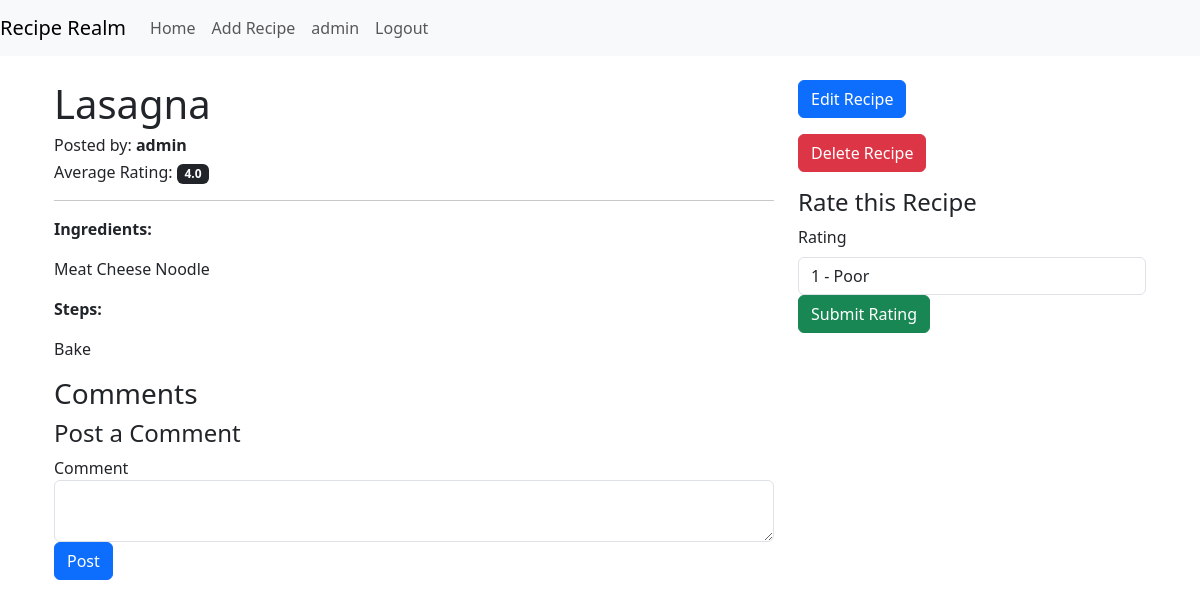
Screenshot of /recipe/2 (signed in) with the database file from the repository.
### models.py (models this page shows)
class User(db.Model, UserMixin):
    id = db.Column(db.Integer, primary_key=True)
    username = db.Column(db.String(150), nullable=False, unique=True)
    email = db.Column(db.String(150), nullable=False, unique=True)
    password = db.Column(db.String(150), nullable=False)
    recipes = db.relationship('Recipe', backref='author', lazy=True)
    comments = db.relationship('Comment', backref='user', lazy=True)  # Added backref to the Comment model
    bio = db.Column(db.String(500), nullable=True)
    profile_picture = db.Column(db.String(20), nullable=False, default='default.jpg')

class Recipe(db.Model):
    id = db.Column(db.Integer, primary_key=True)
    title = db.Column(db.String(200), nullable=False)
    ingredients = db.Column(db.Text, nullable=False)
    steps = db.Column(db.Text, nullable=False)
    author_id = db.Column(db.Integer, db.ForeignKey('user.id'), nullable=False)
    ratings = db.relationship('Rating', backref='recipe', lazy=True)
    @property
    def average_rating(self):
        total_ratings = len(self.ratings)
        if total_ratings == 0:
            return 0
        return sum([rating.value for rating in self.ratings]) / total_ratings

class Rating(db.Model):
    id = db.Column(db.Integer, primary_key=True)
    value = db.Column(db.Float, nullable=False)
    user_id = db.Column(db.Integer, db.ForeignKey('user.id'), nullable=False)
    recipe_id = db.Column(db.Integer, db.ForeignKey('recipe.id'), nullable=False)
    __table_args__ = (db.UniqueConstraint('user_id', 'recipe_id', name='_user_recipe_uc'),)

### app.py (the view)
@app.route('/recipe/<int:recipe_id>', methods=['GET', 'POST'])
def recipe_detail(recipe_id):
    recipe = Recipe.query.get_or_404(recipe_id)
    form = CommentForm()  # Existing comment form
    rate_form = RatingForm()  # New rating form
    if form.validate_on_submit() and current_user.is_authenticated:
        comment = Comment(content=form.content.data, user_id=current_user.id, recipe_id=recipe_id)
        db.session.add(comment)
        db.session.commit()
        flash('Your comment has been posted!', 'success')
        return redirect(url_for('recipe_detail', recipe_id=recipe.id))
    if rate_form.validate_on_submit() and current_user.is_authenticated:
        rating = Rating(value=rate_form.rating_value.data, user_id=current_user.id, recipe_id=recipe_id)
        db.session.add(rating)
        db.session.commit()
        flash('Thanks for rating!', 'success')
        return redirect(url_for('recipe_detail', recipe_id=recipe.id))
    comments = Comment.query.filter_by(recipe_id=recipe.id).order_by(Comment.timestamp.desc()).all()
    return render_template('recipe_detail.html', recipe=recipe, form=form, comments=comments, rate_form=rate_form)

### forms.py
class CommentForm(FlaskForm):
    content = TextAreaField('Comment', validators=[DataRequired()])
    submit = SubmitField('Post')

class RatingForm(FlaskForm):
    rating_value = SelectField('Rating', choices=[(1, '1 - Poor'), (2, '2 - Fair'), (3, '3 - Good'), (4, '4 - Very Good'), (5, '5 - Excellent')], coerce=int)
    submit = SubmitField('Submit Rating')

### app.py (called while the page is built)
@login_manager.user_loader
def load_user(user_id):
    return User.query.get(int(user_id))

### templates/recipe_detail.html (shortened to what this page needs)
{% extends "layout.html" %} {% block content %}
<div class="container mt-4">
  <div class="row">
    <div class="col-md-8">
      <h1>{{ recipe.title }}</h1>
      <h6>Posted by: <strong>{{ recipe.author.username }}</strong></h6>
      <h6>
        Average Rating:
        <span class="badge bg-dark">{{ recipe.average_rating }}</span>
      </h6>
      <hr />
      <p><strong>Ingredients:</strong></p>
      <p>{{ recipe.ingredients }}</p>
      <p><strong>Steps:</strong></p>
      <p>{{ recipe.steps }}</p>
      <h3>Comments</h3>
       {% if current_user.is_authenticated %}
      <h4>Post a Comment</h4>
      <form method="POST">
        <div class="form-group">
          {{ form.content.label }} {{ form.content(class="form-control") }}
        </div>
        {{ form.submit(class="btn btn-primary") }}
      </form>
      {% else %}
      <div class="alert alert-info" role="alert">
        You must be logged in to post a comment.
      </div>
      {% endif %}
    </div>
    <div class="col-md-4">
      {% if current_user.is_authenticated and current_user.id ==
      recipe.author_id %}
      <a
        href="{{ url_for('edit_recipe', recipe_id=recipe.id) }}"
        class="btn btn-primary mb-3"
        >Edit Recipe</a
      >
      <form
        action="{{ url_for('delete_recipe', recipe_id=recipe.id) }}"
        method="POST"
      >
        <button type="submit" class="btn btn-danger mb-3">Delete Recipe</button>
      </form>
      {% endif %} {% if current_user.is_authenticated %}
      <h4>Rate this Recipe</h4>
      <form
        method="POST"
        action="{{ url_for('rate_recipe', recipe_id=recipe.id) }}"
        class="mb-4"
      >
        <div class="form-group">
          {{ rate_form.rating_value.label(class="form-label") }} {{
          rate_form.rating_value(class="form-control") }}
        </div>
        {{ rate_form.submit(class="btn btn-success") }}
      </form>
      {% endif %}
    </div>
  </div>
</div>
{% endblock %}

### templates/layout.html (shortened to what this page needs)
<!DOCTYPE html>
<html lang="en">
  <head>
    <link
      href="https://cdn.jsdelivr.net/npm/bootstrap@5.3.0/dist/css/bootstrap.min.css"
      rel="stylesheet"
    />
  </head>
  <body>
    <nav class="navbar navbar-expand-lg navbar-light bg-light">
      <a class="navbar-brand" href="/">Recipe Realm</a>
      <div class="collapse navbar-collapse" id="navbarNav">
        <ul class="navbar-nav">
          <li class="nav-item">
            <a class="nav-link" href="/">Home</a>
          </li>
          {% if current_user.is_authenticated %}
          <li class="nav-item">
            <a class="nav-link" href="{{ url_for('add_recipe') }}"
              >Add Recipe</a
            >
          </li>
          <li class="nav-item">
            <a
              class="nav-link"
              href="{{ url_for('user_profile', username=current_user.username) }}"
            >
              {{ current_user.username }}
            </a>
          </li>
          <li class="nav-item">
            <a class="nav-link" href="{{ url_for('logout') }}">Logout</a>
          </li>
          {% endif %}
        </ul>
      </div>
    </nav>
    <div class="container">{% block content %} {% endblock %}</div>
  </body>
</html>

### rows the page displays
User: username "admin", author.username "admin"
Recipe: title "Lasagna", ingredients "Meat Cheese Noodle", steps "Bake"
Rating: average_rating "4.0"

### other values shown
{{ rate_form.rating_value.label(class="form-label") }} "Rating"
